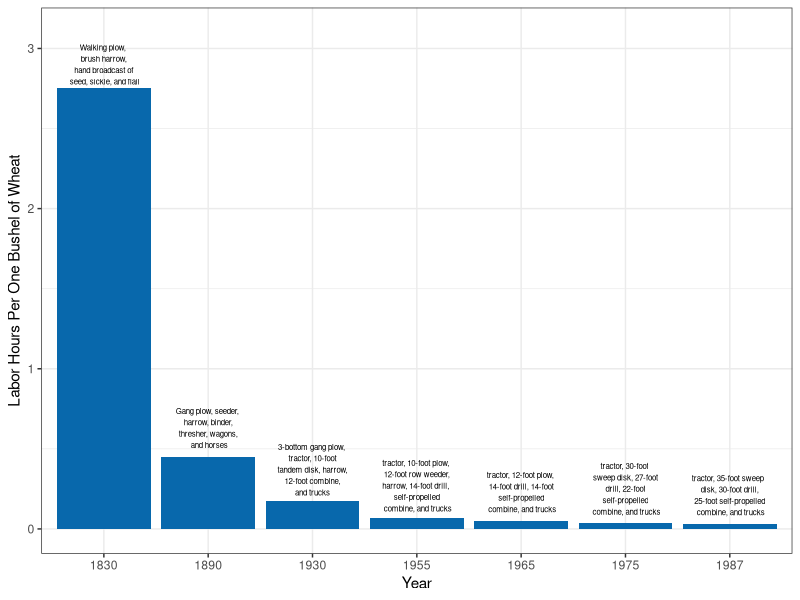
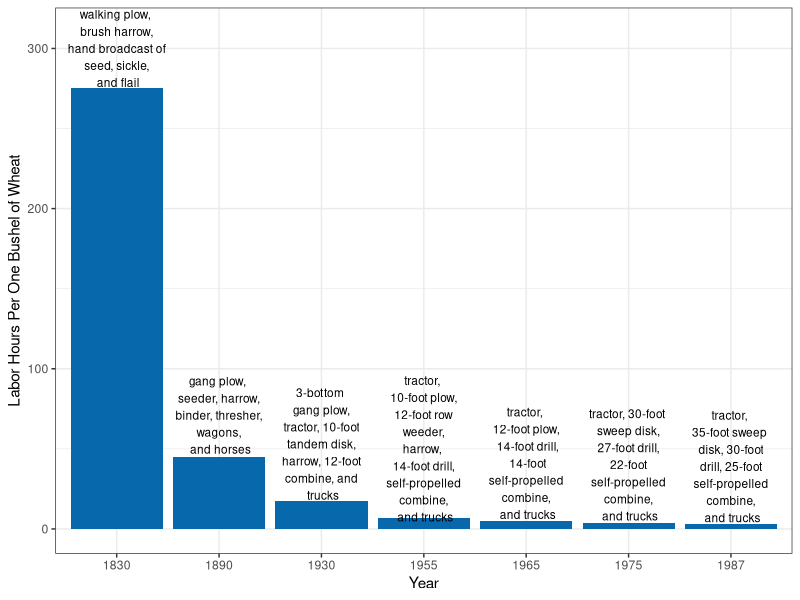
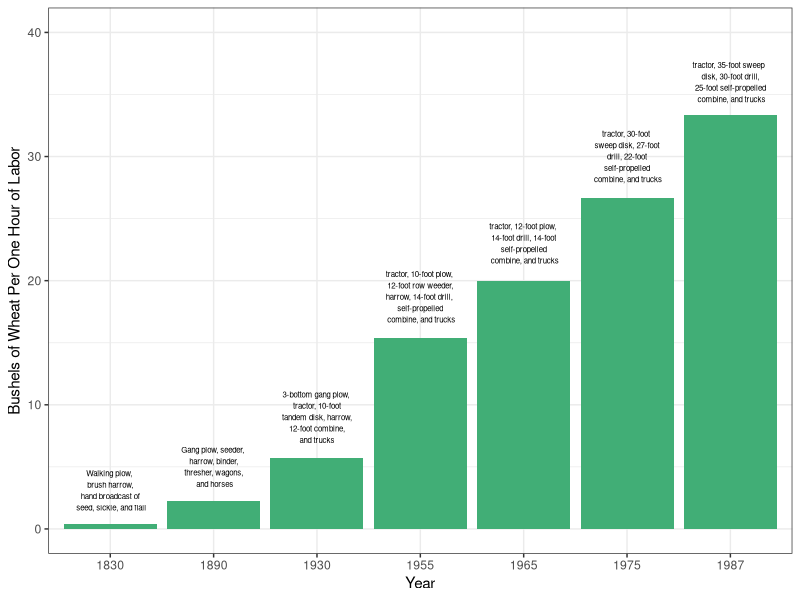

The R script that drew these images, in order:
#Graph Designer: Bridget Diana + Scott Cohn + Simon Halliday
#Authors: Bowles and Halliday
#Title: Coordination, Conflict and Competition: A Text in Microeconomics


require(shape)
library(tidyverse)
library(lubridate)
# ----
#Set parameters for graphics
axislabelsize <- 1.5
labelsize <- 1.2
graphlinewidth <- 2
segmentlinewidth <- 1.5

COL <- c("#7fc97f", "#beaed4", "#fdc086", "#ffff99", "#386cb0", "#f0027f", "#bf5b17", "#666666")
COLA <- c("#e0f3db", "#99d8c9","#66c2a4","#41ae76", "#238b45", "#005824")
COLB <- c("#c6dbef", "#4eb3d3", "#2b8cbe", "#0868ac","#084081")
COLC <- c("#fcfbfd", "#efedf5", "#dadaeb", "#bcbddc", "#9e9ac8", "#807dba", "#6a51a3", "#54278f", "#3f007d")

#----
# pull in data
# ----
library(readr)
ag_data <- read_csv("ag_data.csv")

ag_data$lnHoursPerBushel <- log(ag_data$HoursPerBushel)
ag_data$lnBushelsPerHourLabor <- log(ag_data$BushelsPerHourLabor)
ag_data$lnHoursPer100Bushels <- log(ag_data$HoursPer100Bushels)

# graph
# ----

pdf(file = "hours_per_bushel.pdf", width = 7, height = 7)

ggplot(data = ag_data, mapping = aes(x = as.factor(Year), y = HoursPerBushel)) +  labs(x = "Year", y = "Labor Hours Per One Bushel of Wheat") + geom_bar(stat = "identity", fill = COLB[4]) + annotate("text", x = c(1,2, 3, 4, 5, 6, 7), y = c(2.9, 0.63, 0.37, 0.27, 0.23, 0.25, 0.21), label = c("Walking plow, \n brush harrow, \n hand broadcast of \n seed, sickle, and flail", "Gang plow, seeder, \n harrow, binder, \n thresher, wagons, \n and horses", "3-bottom gang plow, \n tractor, 10-foot \n tandem disk, harrow, \n 12-foot combine, \nand trucks", "tractor, 10-foot plow, \n 12-foot row weeder, \nharrow, 14-foot drill, \n self-propelled \n combine, and trucks", "tractor, 12-foot plow, \n 14-foot drill, 14-foot \n self-propelled \n combine, and trucks", "tractor, 30-foot \n sweep disk, 27-foot \n drill, 22-foot \n self-propelled \n combine, and trucks", "tractor, 35-foot sweep  \n disk, 30-foot drill, \n 25-foot self-propelled \n combine, and trucks") , color="black", size=2) +theme_bw() + ylim(0,3.1)

dev.off()

pdf(file = "hours_per_100bushel.pdf", width = 7, height = 7)

ggplot(data = ag_data, mapping = aes(x = as.factor(Year), y = HoursPer100Bushels)) +  labs(x = "Year", y = "Labor Hours Per One Bushel of Wheat") + geom_bar(stat = "identity", fill = COLB[4]) + annotate("text", x = c(1,2, 3, 4, 5, 6, 7), y = c(300, 71, 53, 50, 41, 40, 39), label = c("walking plow, \n brush harrow, \n hand broadcast of \n seed, sickle, \n and flail", "gang plow, \n seeder, harrow, \n binder, thresher, \n wagons, \n and horses", "3-bottom \n gang plow, \n tractor, 10-foot \n tandem disk, \n harrow, 12-foot \n combine, and \n trucks", "tractor, \n 10-foot plow, \n 12-foot row \n weeder, \nharrow, \n 14-foot drill, \n self-propelled \n combine, \n and trucks", "tractor, \n 12-foot plow, \n 14-foot drill,\n  14-foot \n self-propelled \n combine, \n and trucks", "tractor, 30-foot \n sweep disk, \n 27-foot drill, \n 22-foot \n self-propelled \n combine, \n and trucks", "tractor, \n 35-foot sweep  \n disk, 30-foot \n drill, 25-foot \n self-propelled \n combine, \n and trucks") , color="black", size= 3) +theme_bw() + ylim(0,310)

dev.off()

pdf(file = "bushels_per_hour.pdf", width = 7, height = 7)

ggplot(data = ag_data, mapping = aes(x = as.factor(Year), y = BushelsPerHourLabor)) + labs(x = "Year", y = "Bushels of Wheat Per One Hour of Labor") + geom_bar(stat = "identity", fill = COLA[4]) + annotate("text", x = c(1,2, 3, 4, 5, 6, 7), y = c(3.1,5, 9, 18.7, 23, 30, 36), label = c("Walking plow, \n brush harrow, \n hand broadcast of \n seed, sickle, and flail", "Gang plow, seeder, \n harrow, binder, \n thresher, wagons, \n and horses", "3-bottom gang plow, \n tractor, 10-foot \n tandem disk, harrow, \n 12-foot combine, \nand trucks", "tractor, 10-foot plow, \n 12-foot row weeder, \nharrow, 14-foot drill, \n self-propelled \n combine, and trucks", "tractor, 12-foot plow, \n 14-foot drill, 14-foot \n self-propelled \n combine, and trucks", "tractor, 30-foot \n sweep disk, 27-foot \n drill, 22-foot \n self-propelled \n combine, and trucks", "tractor, 35-foot sweep  \n disk, 30-foot drill, \n 25-foot self-propelled \n combine, and trucks") , color="black", size=2) +theme_bw() + ylim(0,40)
#+ annotate("segment", x = c(1,2,3,4), xend = c(1,2,3,4), y = c(4,7,10,18.5) , yend = c(1,3,6,15.5), colour = "black", size=0.4, alpha=1, arrow=arrow()) 

dev.off()
